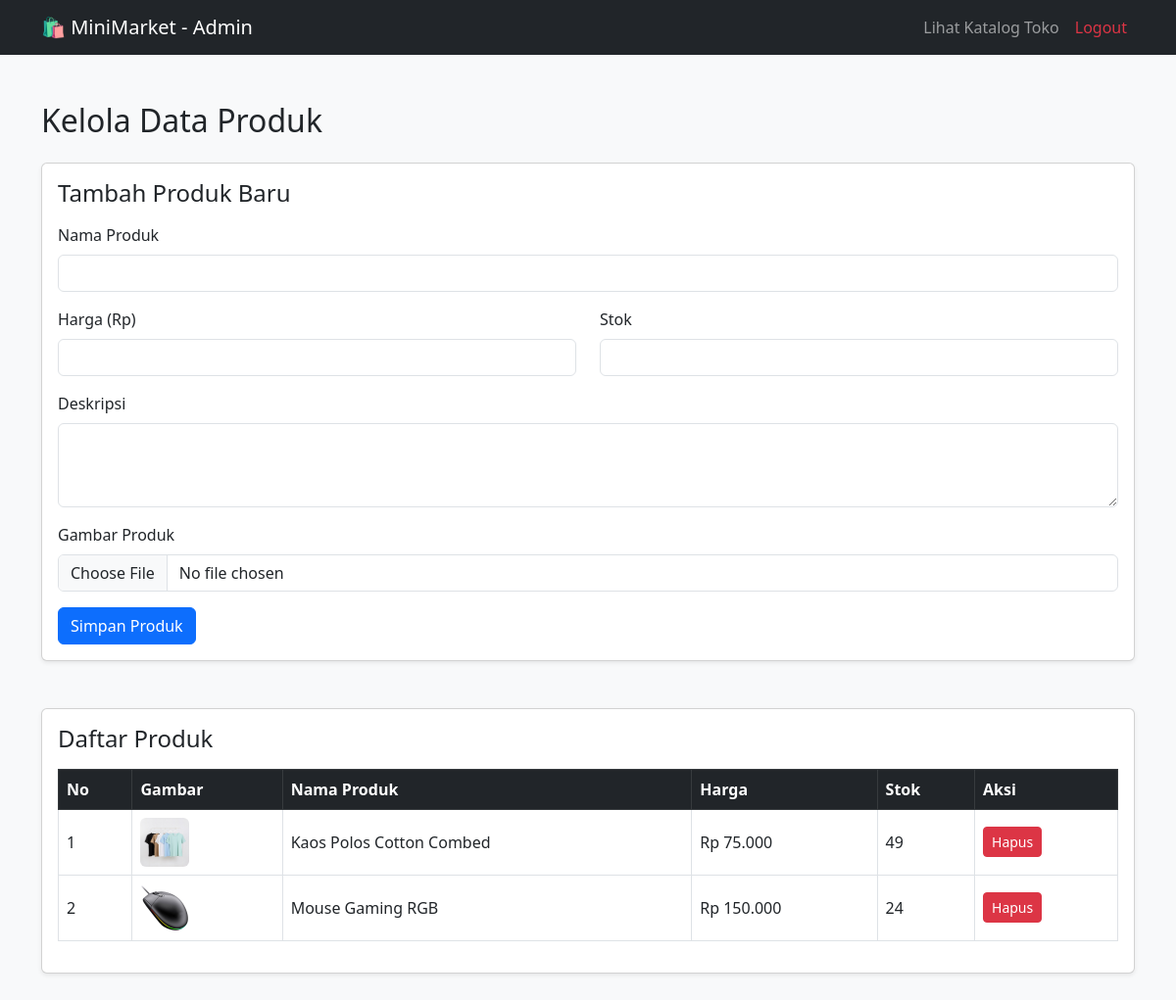
Page /admin_products.php (signed in) on the committed database.
### tables this page shows
CREATE TABLE `products` (
  `product_id` int(11) NOT NULL,
  `category_id` int(11) NOT NULL,
  `seller_id` int(11) NOT NULL,
  `product_name` varchar(150) NOT NULL,
  `description` text DEFAULT NULL,
  `price` decimal(12,2) NOT NULL,
  `stock` int(11) NOT NULL DEFAULT 0,
  `image` varchar(255) DEFAULT NULL,
  `created_at` timestamp NOT NULL DEFAULT current_timestamp()
);

### admin_products.php (the view, shortened to what this page needs)
<?php
include 'koneksi.php';
$products = mysqli_query($conn, "SELECT * FROM products ORDER BY product_id DESC");
?>
<!DOCTYPE html>
<html lang="id">
<head>
    <link href="https://cdn.jsdelivr.net/npm/bootstrap@5.3.0/dist/css/bootstrap.min.css" rel="stylesheet">
</head>
<body class="bg-light">
    <nav class="navbar navbar-expand-lg navbar-dark bg-dark">
        <div class="container">
            <a class="navbar-brand" href="index.php">🛍️ MiniMarket - Admin</a>
            <div class="navbar-nav ms-auto">
                <a class="nav-link" href="index.php">Lihat Katalog Toko</a>
                <a class="nav-link text-danger" href="logout.php">Logout</a>
            </div>
        </div>
    </nav>
    <div class="container my-5">
        <h2 class="mb-4">Kelola Data Produk</h2>
        <div class="card shadow-sm mb-5">
            <div class="card-body">
                <h4 class="card-title mb-3">Tambah Produk Baru</h4>
                <form method="POST" enctype="multipart/form-data">
                    <div class="mb-3">
                        <label class="form-label">Nama Produk</label>
                        <input type="text" name="name" class="form-control" required>
                    </div>
                    <div class="row">
                        <div class="col-md-6 mb-3">
                            <label class="form-label">Harga (Rp)</label>
                            <input type="number" name="price" class="form-control" required>
                        </div>
                        <div class="col-md-6 mb-3">
                            <label class="form-label">Stok</label>
                            <input type="number" name="stock" class="form-control" required>
                        </div>
                    </div>
                    <div class="mb-3">
                        <label class="form-label">Deskripsi</label>
                        <textarea name="desc" class="form-control" rows="3" required></textarea>
                    </div>
                    <div class="mb-3">
                        <label class="form-label">Gambar Produk</label>
                        <input type="file" name="image" class="form-control">
                    </div>
                    <button type="submit" name="add_product" class="btn btn-primary">Simpan Produk</button>
                </form>
            </div>
        </div>
        <div class="card shadow-sm">
            <div class="card-body">
                <h4 class="card-title mb-3">Daftar Produk</h4>
                <table class="table table-bordered align-middle">
                    <thead class="table-dark">
                        <tr>
                            <th>No</th>
                            <th>Gambar</th>
                            <th>Nama Produk</th>
                            <th>Harga</th>
                            <th>Stok</th>
                            <th>Aksi</th>
                        </tr>
                    </thead>
                    <tbody>
                        <?php $no = 1; while ($p = mysqli_fetch_assoc($products)) : ?>
                        <tr>
                            <td><?= $no++; ?></td>
                            <td>
                                <img src="image/<?= !empty($p['image']) ? $p['image'] : 'default.jpg'; ?>" width="50" height="50" style="object-fit: cover;" class="rounded">
                            </td>
                            <td><?= htmlspecialchars($p['product_name']); ?></td>
                            <td>Rp <?= number_format($p['price'], 0, ',', '.'); ?></td>
                            <td><?= $p['stock']; ?></td>
                            <td>
                                <a href="admin_products.php?delete=<?= $p['product_id']; ?>" class="btn btn-danger btn-sm" onclick="return confirm('Yakin ingin menghapus produk ini?')">Hapus</a>
                            </td>
                        </tr>
                        <?php endwhile; ?>
                    </tbody>
                </table>
            </div>
        </div>
    </div>
</body>
</html>

### rows in the picture
products: image (picture), product_name "Kaos Polos Cotton Combed", price "75.000", stock "49"
products: image (picture), product_name "Mouse Gaming RGB", price "150.000", stock "24"
